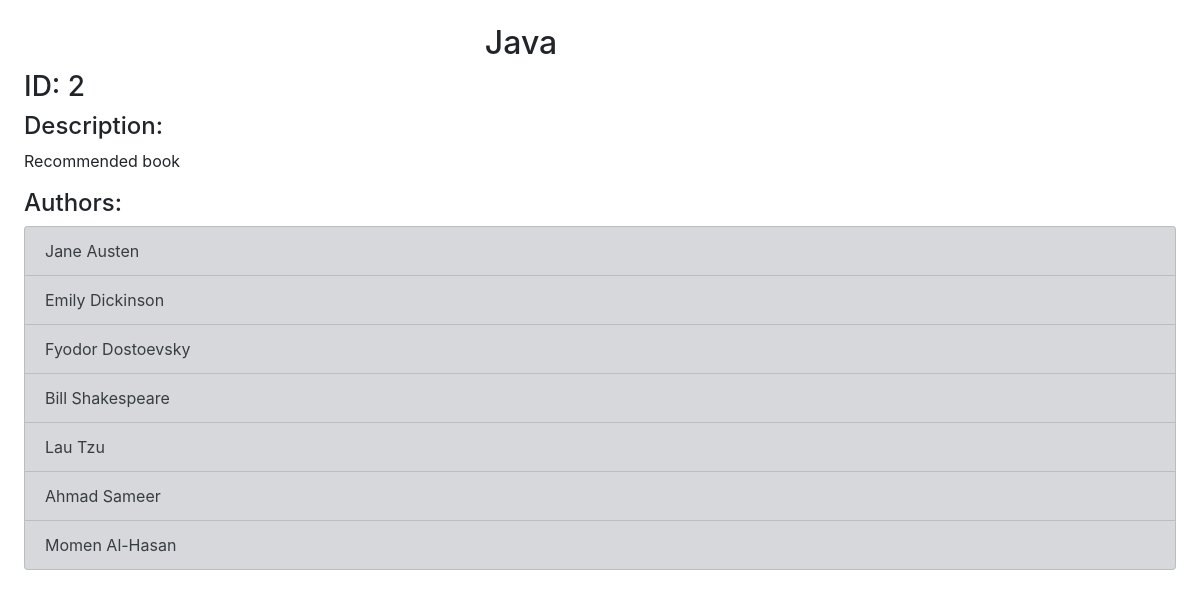
The page /books/2/ on the database its author committed.
### books_authors_app/models.py (models this page shows)
class Book(models.Model):
    title = models.CharField(max_length=255)
    desc = models.TextField(default='Recommended book')
    created_at = models.DateTimeField(auto_now_add=True)
    updated_at = models.DateTimeField(auto_now=True)

class Author(models.Model):
    first_name = models.CharField(max_length=45)
    last_name = models.CharField(max_length=45)
    notes = models.TextField(default='A well known author')
    books = models.ManyToManyField(Book, related_name='authors')
    created_at = models.DateTimeField(auto_now_add=True)
    updated_at = models.DateTimeField(auto_now=True)

### books_authors_app/views.py (the view)
# urls.py: path('books/<int:book_id>/', views.show_book),
def show_book(request, book_id):
    book = Book.objects.get(id = book_id)
    context = {
        'book': book,
        'this_book_authors': book.authors.all(),
        'authors' : Author.objects.all(),
    }
    return render(request, 'show.html', context)

### books_authors_app/templates/show.html (shortened to what this page needs)
<!DOCTYPE html>
<html lang="en">
<head>
    {% load static %}
    <link rel="stylesheet" href="https://cdn.jsdelivr.net/npm/bootstrap@4.6.2/dist/css/bootstrap.min.css">
    <link rel="stylesheet" href="{% static 'css/style.css' %}">
</head>
<body>
    <h2>{{ book.title }}</h2>
    <h3>ID: {{ book.id }}</h3>
    <h4>Description:</h4>
    <p>{{ book.desc }}</p>
    <h4>Authors:</h4>
    <ul class="list-group">
        {% for author in this_book_authors %}
        <li class="list-group-item list-group-item-secondary">{{ author.first_name }} {{ author.last_name }}</li>
        {% endfor %}
    </ul>
</body>
</html>

### books_authors_app/static/css/style.css (style rules this page uses)
body { padding: 2%; }
h2 { margin-left: 40%; }

### rows shown on the page
Book: title "Java", id "2", desc "Recommended book"
Author: first_name "Jane", last_name "Austen"
Author: first_name "Emily", last_name "Dickinson"
Author: first_name "Fyodor", last_name "Dostoevsky"
Author: first_name "Bill", last_name "Shakespeare"
Author: first_name "Lau", last_name "Tzu"
Author: first_name "Ahmad", last_name "Sameer"
Author: first_name "Momen", last_name "Al-Hasan"
